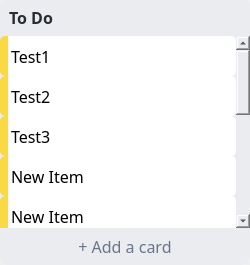
                 <widget class="QWidget" name="list_1" native="true">
                  <property name="sizePolicy">
                   <sizepolicy hsizetype="Fixed" vsizetype="Minimum">
                    <horstretch>0</horstretch>
                    <verstretch>0</verstretch>
                   </sizepolicy>
                  </property>
                  <property name="minimumSize">
                   <size>
                    <width>250</width>
                    <height>0</height>
                   </size>
                  </property>
                  <property name="styleSheet">
                   <string notr="true"/>
                  </property>
                  <layout class="QVBoxLayout" name="verticalLayout_3">
                   <property name="spacing">
                    <number>0</number>
                   </property>
                   <property name="leftMargin">
                    <number>0</number>
                   </property>
                   <property name="topMargin">
                    <number>0</number>
                   </property>
                   <property name="rightMargin">
                    <number>0</number>
                   </property>
                   <property name="bottomMargin">
                    <number>0</number>
                   </property>
                   <item>
                    <widget class="QWidget" name="widget_list_1" native="true">
                     <property name="sizePolicy">
                      <sizepolicy hsizetype="Preferred" vsizetype="Minimum">
                       <horstretch>0</horstretch>
                       <verstretch>0</verstretch>
                      </sizepolicy>
                     </property>
                     <property name="styleSheet">
                      <string notr="true">background-color: #ebecf0;
border-radius: 10px;</string>
                     </property>
                     <layout class="QVBoxLayout" name="verticalLayout_11">
                      <property name="leftMargin">
                       <number>0</number>
                      </property>
                      <property name="topMargin">
                       <number>0</number>
                      </property>
                      <property name="rightMargin">
                       <number>0</number>
                      </property>
                      <property name="bottomMargin">
                       <number>0</number>
                      </property>
                      <item>
                       <widget class="QLabel" name="label_list_1">
                        <property name="sizePolicy">
                         <sizepolicy hsizetype="Preferred" vsizetype="Fixed">
                          <horstretch>0</horstretch>
                          <verstretch>0</verstretch>
                         </sizepolicy>
                        </property>
                        <property name="minimumSize">
                         <size>
                          <width>0</width>
                          <height>30</height>
                         </size>
                        </property>
                        <property name="font">
                         <font>
                          <family>Torus Pro</family>
                          <pointsize>12</pointsize>
                          <bold>true</bold>
                         </font>
                        </property>
                        <property name="styleSheet">
                         <string notr="true">color: #282c33;
background-color: #ebecf0;
border-radius: 5px;
padding: 5px 0px 0px 5px;</string>
                        </property>
                        <property name="text">
                         <string>To Do</string>
                        </property>
                        <property name="margin">
                         <number>0</number>
                        </property>
                       </widget>
                      </item>
                      <item>
                       <widget class="QListWidget" name="listWidget_list_1">
                        <property name="sizePolicy">
                         <sizepolicy hsizetype="Fixed" vsizetype="Minimum">
                          <horstretch>0</horstretch>
                          <verstretch>0</verstretch>
                         </sizepolicy>
                        </property>
                        <property name="maximumSize">
                         <size>
                          <width>250</width>
                          <height>16777215</height>
                         </size>
                        </property>
                        <property name="font">
                         <font>
                          <family>Torus Pro</family>
                          <pointsize>12</pointsize>
                         </font>
                        </property>
                        <property name="focusPolicy">
                         <enum>Qt::TabFocus</enum>
                        </property>
                        <property name="acceptDrops">
                         <bool>true</bool>
                        </property>
                        <property name="styleSheet">
                         <string notr="true">QListWidget {background-color: #ebecf0; border-radius: 10px;}
QListWidget::item {height: 40px; padding: 0px 8px 0px 8px}
QListWidget::item {background-color: qlineargradient(spread:pad, x1:0, y1:0.5, x2:0.95, y2:0.5, stop:0 rgba(251, 217, 69, 255), stop:0.0338983 rgba(251, 217, 69, 255), stop:0.039548 rgba(255, 255, 255, 255), stop:1 rgba(255, 255, 255, 255)); color: #000000; border-radius: 5px}
QListWidget::item:hover {background-color: qlineargradient(spread:pad, x1:0, y1:0.5, x2:0.95, y2:0.5, stop:0 rgba(251, 217, 69, 255), stop:0.0338983 rgba(251, 217, 69, 255), stop:0.039548 rgba(226, 228, 233, 255), stop:1 rgba(226, 228, 233, 255)); color: #000000}
QListWidget::item:selected {background-color: qlineargradient(spread:pad, x1:0, y1:0.5, x2:0.95, y2:0.5, stop:0 rgba(251, 217, 69, 255), stop:0.0338983 rgba(251, 217, 69, 255), stop:0.039548 rgba(204, 204, 204, 255), stop:1 rgba(204, 204, 204, 255)); color: #000000}
QListWidget::item:focus {background-color: qlineargradient(spread:pad, x1:0, y1:0.5, x2:0.95, y2:0.5, stop:0 rgba(251, 217, 69, 255), stop:0.0338983 rgba(251, 217, 69, 255), stop:0.039548 rgba(204, 204, 204, 255), stop:1 rgba(204, 204, 204, 255)); color: #000000}
QScrollBar:vertical {width: 10px; margin: 0px 0px 0px 0px; background-color: #acb2bf}
QScrollBar:horizontal {height: 10px; margin: 0px 0px 0px 0px; background-color: #acb2bf}</string>
                        </property>
                        <property name="frameShape">
                         <enum>QFrame::NoFrame</enum>
                        </property>
                        <property name="sizeAdjustPolicy">
                         <enum>QAbstractScrollArea::AdjustIgnored</enum>
                        </property>
                        <property name="autoScroll">
                         <bool>true</bool>
                        </property>
                        <property name="dragEnabled">
                         <bool>true</bool>
                        </property>
                        <property name="dragDropMode">
                         <enum>QAbstractItemView::DragDrop</enum>
                        </property>
                        <property name="defaultDropAction">
                         <enum>Qt::MoveAction</enum>
                        </property>
                        <property name="selectionMode">
                         <enum>QAbstractItemView::ExtendedSelection</enum>
                        </property>
                        <property name="verticalScrollMode">
                         <enum>QAbstractItemView::ScrollPerPixel</enum>
                        </property>
                        <property name="horizontalScrollMode">
                         <enum>QAbstractItemView::ScrollPerPixel</enum>
                        </property>
                        <property name="isWrapping" stdset="0">
                         <bool>false</bool>
                        </property>
                        <property name="spacing">
                         <number>5</number>
                        </property>
                        <property name="uniformItemSizes">
                         <bool>true</bool>
                        </property>
                        <property name="wordWrap">
                         <bool>true</bool>
                        </property>
                        <property name="selectionRectVisible">
                         <bool>true</bool>
                        </property>
                        <item>
                         <property name="text">
                          <string>Test1</string>
                         </property>
                         <property name="flags">
                          <set>ItemIsSelectable|ItemIsEditable|ItemIsDragEnabled|ItemIsUserCheckable|ItemIsEnabled</set>
                         </property>
                        </item>
                        <item>
                         <property name="text">
                          <string>Test2</string>
                         </property>
                         <property name="flags">
                          <set>ItemIsSelectable|ItemIsEditable|ItemIsDragEnabled|ItemIsUserCheckable|ItemIsEnabled</set>
                         </property>
                        </item>
                        <item>
                         <property name="text">
                          <string>Test3</string>
                         </property>
                         <property name="flags">
                          <set>ItemIsSelectable|ItemIsEditable|ItemIsDragEnabled|ItemIsUserCheckable|ItemIsEnabled</set>
                         </property>
                        </item>
                        <item>
                         <property name="text">
                          <string>New Item</string>
                         </property>
                         <property name="flags">
                          <set>ItemIsSelectable|ItemIsEditable|ItemIsDragEnabled|ItemIsUserCheckable|ItemIsEnabled</set>
                         </property>
                        </item>
                        <item>
                         <property name="text">
                          <string>New Item</string>
                         </property>
                         <property name="flags">
                          <set>ItemIsSelectable|ItemIsEditable|ItemIsDragEnabled|ItemIsUserCheckable|ItemIsEnabled</set>
                         </property>
                        </item>
                        <item>
                         <property name="text">
                          <string>New Item</string>
                         </property>
                         <property name="flags">
                          <set>ItemIsSelectable|ItemIsEditable|ItemIsDragEnabled|ItemIsUserCheckable|ItemIsEnabled</set>
                         </property>
                        </item>
                        <item>
                         <property name="text">
                          <string>New Item</string>
                         </property>
                         <property name="flags">
                          <set>ItemIsSelectable|ItemIsEditable|ItemIsDragEnabled|ItemIsUserCheckable|ItemIsEnabled</set>
                         </property>
                        </item>
                        <item>
                         <property name="text">
                          <string>New Item</string>
                         </property>
                         <property name="flags">
                          <set>ItemIsSelectable|ItemIsEditable|ItemIsDragEnabled|ItemIsUserCheckable|ItemIsEnabled</set>
                         </property>
                        </item>
                        <item>
                         <property name="text">
                          <string>New Item</string>
                         </property>
                         <property name="flags">
                          <set>ItemIsSelectable|ItemIsEditable|ItemIsDragEnabled|ItemIsUserCheckable|ItemIsEnabled</set>
                         </property>
                        </item>
                        <item>
                         <property name="text">
                          <string>New Item</string>
                         </property>
                         <property name="flags">
                          <set>ItemIsSelectable|ItemIsEditable|ItemIsDragEnabled|ItemIsUserCheckable|ItemIsEnabled</set>
                         </property>
                        </item>
                        <item>
                         <property name="text">
                          <string>New Item</string>
                         </property>
                         <property name="flags">
                          <set>ItemIsSelectable|ItemIsEditable|ItemIsDragEnabled|ItemIsUserCheckable|ItemIsEnabled</set>
                         </property>
                        </item>
                        <item>
                         <property name="text">
                          <string>New Item</string>
                         </property>
                         <property name="flags">
                          <set>ItemIsSelectable|ItemIsEditable|ItemIsDragEnabled|ItemIsUserCheckable|ItemIsEnabled</set>
                         </property>
                        </item>
                       </widget>
                      </item>
                      <item>
                       <widget class="QWidget" name="widget_add_card" native="true">
                        <property name="sizePolicy">
                         <sizepolicy hsizetype="Preferred" vsizetype="Fixed">
                          <horstretch>0</horstretch>
                          <verstretch>0</verstretch>
                         </sizepolicy>
                        </property>
                        <layout class="QVBoxLayout" name="verticalLayout_6">
                         <property name="leftMargin">
                          <number>6</number>
                         </property>
                         <property name="topMargin">
                          <number>0</number>
                         </property>
                         <property name="rightMargin">
                          <number>6</number>
                         </property>
                         <property name="bottomMargin">
                          <number>6</number>
                         </property>
                         <item>
                          <widget class="QPushButton" name="btn_add_card_list_1">
                           <property name="minimumSize">
                            <size>
                             <width>0</width>
                             <height>25</height>
                            </size>
                           </property>
                           <property name="font">
                            <font>
                             <family>Torus Pro</family>
                             <pointsize>12</pointsize>
                            </font>
                           </property>
                           <property name="cursor">
                            <cursorShape>PointingHandCursor</cursorShape>
                           </property>
                           <property name="focusPolicy">
                            <enum>Qt::TabFocus</enum>
                           </property>
                           <property name="styleSheet">
                            <string notr="true">QPushButton {background-color: #ebecf0; color: #6a758b; border-radius: 5px}
QPushButton:hover {background-color: #dadbe2; color: #505b76}
QPushButton:focus {border-color: #000000; border-width: 1.5px; border-style: solid;}</string>
                           </property>
                           <property name="text">
                            <string>+ Add a card</string>
                           </property>
                          </widget>
                         </item>
                        </layout>
                       </widget>
                      </item>
                     </layout>
                    </widget>
                   </item>
                  </layout>
                 </widget>
